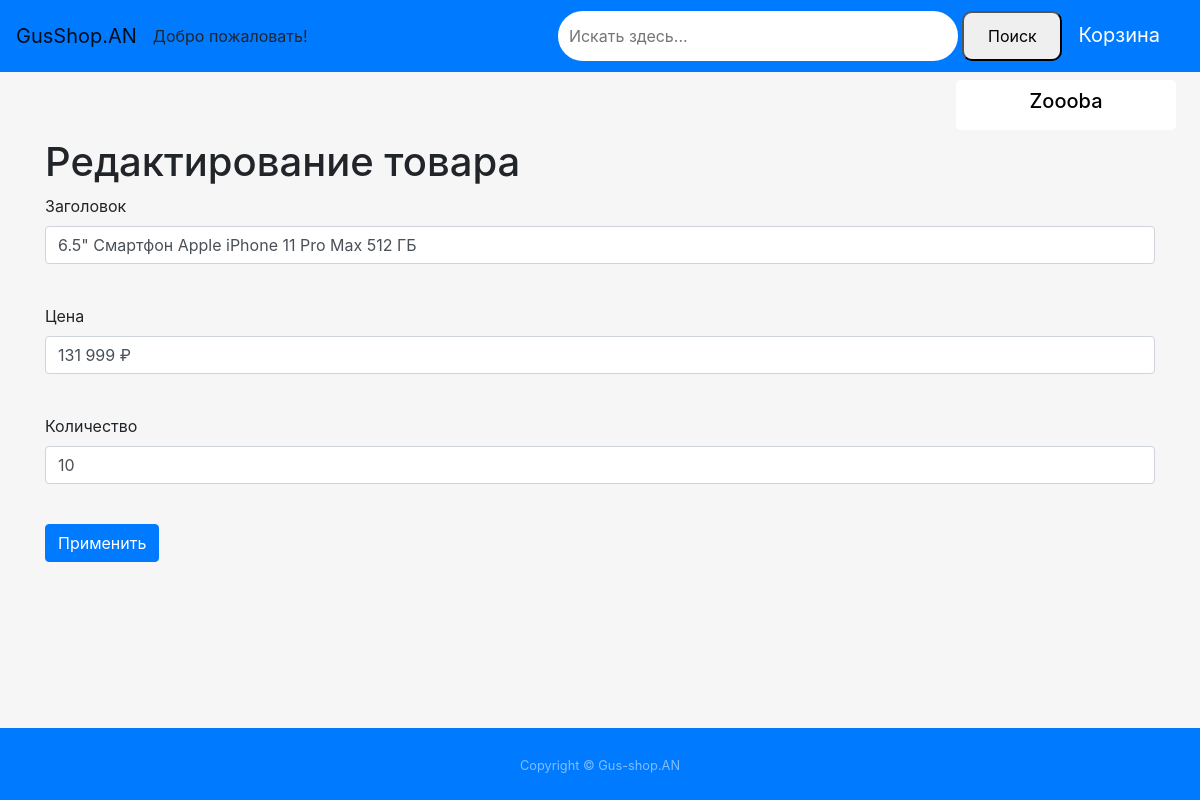
/items/10 (signed in), run on the app's committed database.
### data/users.py (models this page shows, shortened)
class User(SqlAlchemyBase, UserMixin, SerializerMixin):
    __tablename__ = 'users'
    id = sqlalchemy.Column(sqlalchemy.Integer, primary_key=True, autoincrement=True)
    name = sqlalchemy.Column(sqlalchemy.String, nullable=True)
    email = sqlalchemy.Column(sqlalchemy.String, index=True, unique=True, nullable=True)
    password = sqlalchemy.Column(sqlalchemy.String, nullable=True)
    created_date = sqlalchemy.Column(sqlalchemy.DateTime, default=datetime.datetime.now)

### data/items.py (models this page shows)
class Items(SqlAlchemyBase, SerializerMixin, UserMixin):
    __tablename__ = 'items'
    id = sqlalchemy.Column(sqlalchemy.Integer, primary_key=True, autoincrement=True)
    title = sqlalchemy.Column(sqlalchemy.String, nullable=True)
    price = sqlalchemy.Column(sqlalchemy.String, nullable=True)
    main_characteristics = sqlalchemy.Column(sqlalchemy.TEXT, nullable=True)
    content = sqlalchemy.Column(sqlalchemy.String, nullable=True)
    created_date = sqlalchemy.Column(sqlalchemy.DateTime, default=datetime.datetime.now)
    display = sqlalchemy.Column(sqlalchemy.String, nullable=True)
    processor = sqlalchemy.Column(sqlalchemy.String, nullable=True)
    videoadapter = sqlalchemy.Column(sqlalchemy.String, nullable=True)
    ram = sqlalchemy.Column(sqlalchemy.String, nullable=True)
    battery = sqlalchemy.Column(sqlalchemy.String, nullable=True)
    count = sqlalchemy.Column(sqlalchemy.Integer, nullable=True)
    photo = sqlalchemy.Column(sqlalchemy.VARCHAR, default='/static/images/old.png')
    category = sqlalchemy.Column(sqlalchemy.String, nullable=True)

### main.py (the view, shortened to what this page needs)
@app.route('/items/<int:id>', methods=['GET', 'POST'])
@login_required
def edit_items(id):
    form = EditForm()
    if request.method == 'GET':
        sessions = db_session.create_session()
        item = sessions.query(items.Items).filter(items.Items.id == id).first()
        form.title.data = item.title
        form.price.data = item.price
        form.count.data = item.count
    return render_template('editor.html', title='Редактирование товара', form=form)

### main.py
class EditForm(FlaskForm):
    title = StringField('Заголовок', validators=[DataRequired()])
    price = StringField('Цена')
    count = IntegerField('Количество')
    submit = SubmitField('Применить')

### data/db_session.py (called while the page is built)
def create_session() -> Session:
    global __factory
    return __factory()

### main.py (called while the page is built)
@login_manager.user_loader
def load_user(user_id):
    sessions = db_session.create_session()
    return sessions.query(users.User).get(user_id)

### templates/editor.html (shortened to what this page needs)
{% extends "base.html" %}
{% block content %}
<h1>{{ title }}</h1>
<form action="" method="post" enctype="multipart/form-data">
    <p>
        {{ form.title.label }} <br>
        {{ form.title(class="form-control") }} <br>
    <p>
        {{ form.price.label }} <br>
        {{ form.price(class="form-control") }} <br>
    </p>
    <p>
        {{ form.count.label }} <br>
        {{ form.count(class="form-control") }} <br>
    </p>
    <p>{{ form.submit(type="submit", class="btn btn-primary") }}</p>
</form>
{% endblock %}

### templates/base.html (shortened to what this page needs)
<!DOCTYPE html>
<html lang="en">
<head>
    <link rel="stylesheet"
          href="https://stackpath.bootstrapcdn.com/bootstrap/4.4.1/css/bootstrap.min.css"
>
</head>
<body>
<nav class="navbar navbar-expand-lg navbar-light bg-primary sticky-top">
    <a class="navbar-brand" href="/">GusShop.AN</a>
    <div class="collapse navbar-collapse" id="navbarSupportedContent">
        <ul class="navbar-nav mr-auto">
            <p class="mt-3">Добро пожаловать!</p>
        </ul>
        <ul class="navbar-nav">
            <li class="nav-item mr-2">
                <form action="/index" method="get">
                    <input name="s" placeholder="Искать здесь..." type="search"
                           style="width:400px; height: 50px; border: 5px solid #ffffff;
                    border-radius:30px; padding: 6px;">
                    <button style="height:50px;width:100px; border-radius:10px;"
                            type="submit">Поиск
                    </button>
                </form>
            </li>
            {% if current_user.is_authenticated %}
            <li class="nav-item">
                <a style="color: #ffffff;" class="navbar-brand nav-link mt-1"
                   href="/basket"> Корзина </a>
            </li>
            {% endif %}
        </ul>
    </div>
</nav>
{% if current_user.is_authenticated %}
<h6 align="right">
    <a style="background-color: #ffffff; border: 5px solid #ffffff;
                    border-radius:5px; padding: 4px; color: #000000; width:220px;"
    class="navbar-brand nav-link mr-4 mt-2"
    href="/logout"><h5 align="center"> {{current_user.name}} </h5>
    </a>
</h6>
{% endif %}
<div class="content container">
    {% block content %}
    {% endblock %}
</div>
<footer id="sticky-footer" class="footer py-4 bg-primary text-white-50 mt-1">
    <div class="text-center">
        <small>Copyright &copy; Gus-shop.AN</small>
    </div>
</footer>
</body>
</html>

### templates/base.html (style rules this page uses)
body { background: #f6f6f6; color: #0; }
html, body { height: 100%; }
body { display: flex; flex-direction: column; }
.content { flex: 1 0 auto; }
.footer { flex-shrink: 0; }

### data on the page
User: name "Zoooba"
Items: title "6.5\" Смартфон Apple iPhone 11 Pro Max 512 ГБ", price "131 999 ₽", count "10"

### other printed values
{{ title }} "Редактирование товара"
